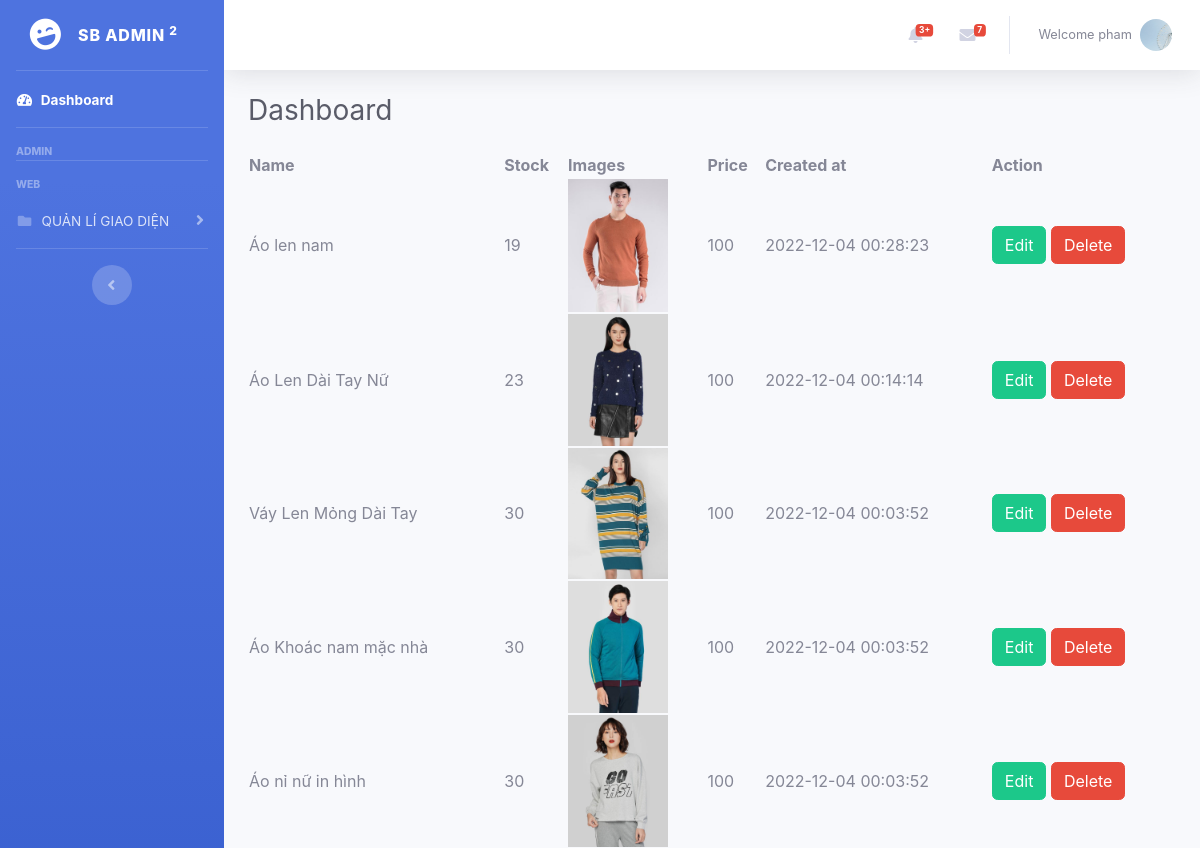
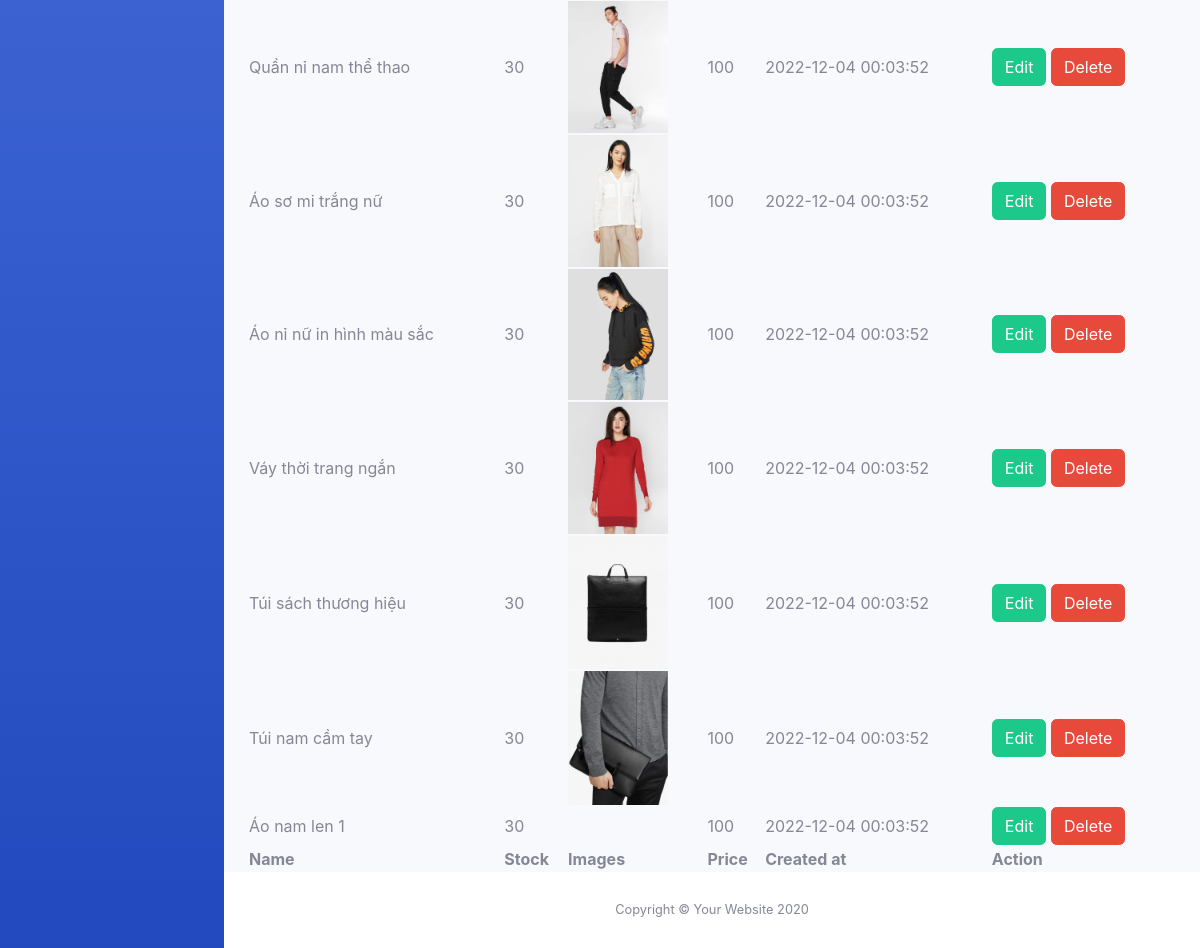
/resource/view/pages/main/manage-inventory.php (signed in), run on an earlier commit of the app's database (2 pictures, top to bottom).
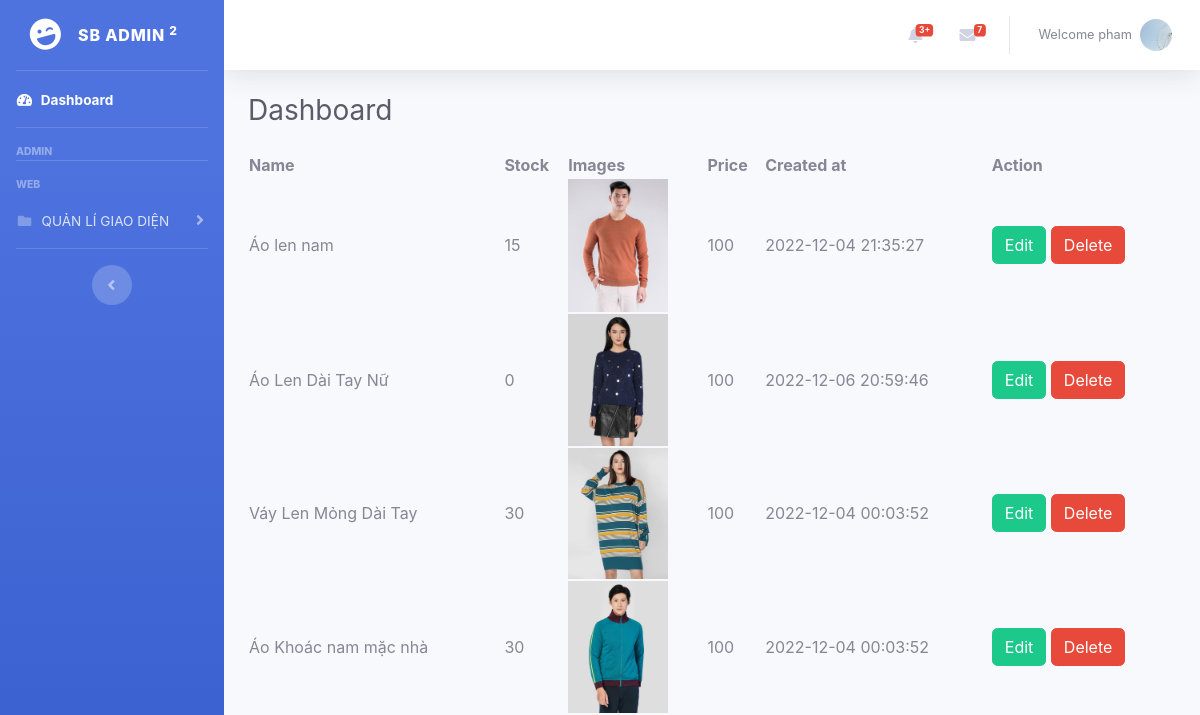
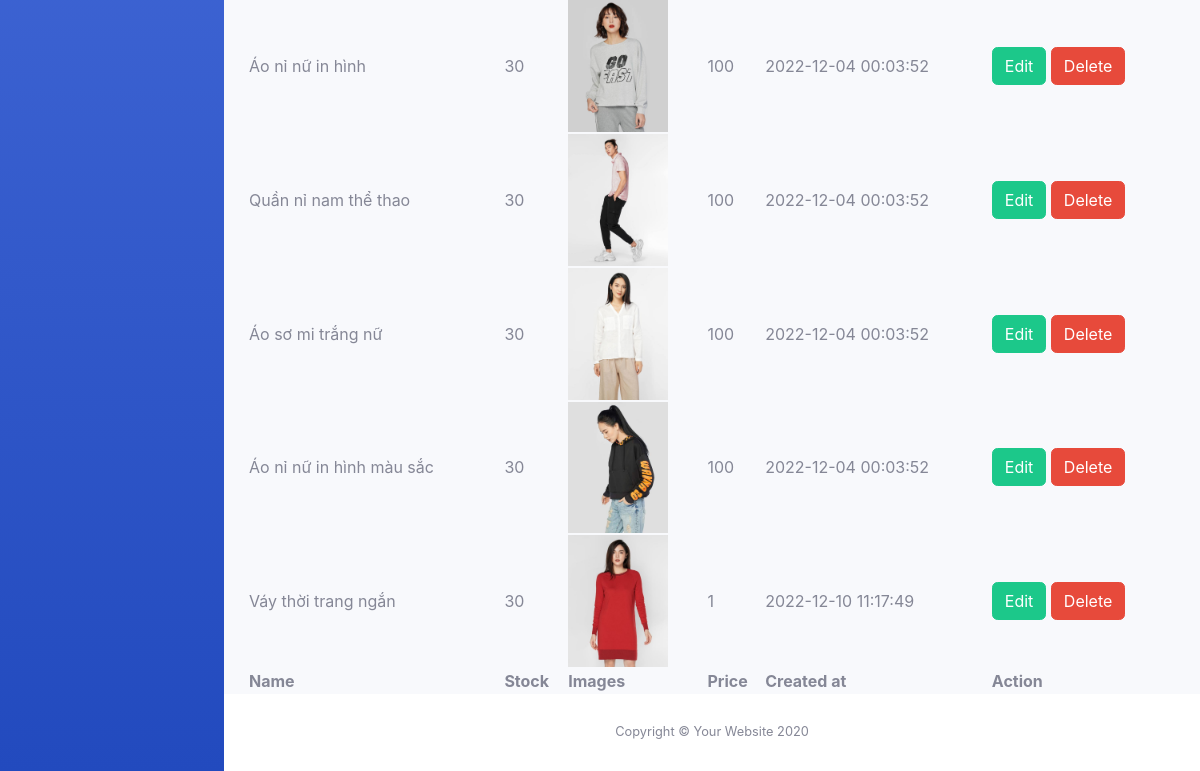
And on a later commit of the database (2 pictures, top to bottom).
### tables this page shows
CREATE TABLE `users` (
  `id` int(11) NOT NULL,
  `images` varchar(255) NOT NULL,
  `lastname` varchar(255) NOT NULL,
  `firstname` varchar(255) NOT NULL,
  `email` varchar(255) NOT NULL,
  `password` varchar(255) NOT NULL,
  `created_at` datetime DEFAULT NULL,
  `active` tinyint(4) NOT NULL,
  `is_active` tinyint(4) NOT NULL,
  `status` int(11) NOT NULL,
  `role_id` int(11) NOT NULL,
  `phone` int(11) DEFAULT NULL,
  `address` varchar(255) NOT NULL
);

CREATE TABLE `inventory` (
  `id` int(11) NOT NULL,
  `name` varchar(255) NOT NULL,
  `stock` int(11) NOT NULL,
  `images` varchar(255) NOT NULL,
  `created_at` datetime DEFAULT NULL ON UPDATE current_timestamp(),
  `product_id` int(11) NOT NULL,
  `price` int(11) DEFAULT NULL
);

### function/function.php (called while the page is built, shortened)
<?php
function productInventory($sub_mark = "----")
{
  include '../../../../database/database.php';
  $sql = "SELECT * FROM products";
  $result = $conn->query($sql);
}

### resource/view/pages/main/manage-inventory.php (the view, shortened to what this page needs)
<?php
include '../../../../database/database.php';
include '../../../../function/function.php';
$sql = "SELECT * FROM inventory";
$result = $conn->query($sql);
?>
<!DOCTYPE html>
<html lang="en">
<head>
    <link rel="stylesheet" href="https://cdnjs.cloudflare.com/ajax/libs/font-awesome/5.15.1/css/all.min.css" />
    <link href="../../../../public/backend/assets/css/sb-admin-2.min.css" rel="stylesheet">
    <link rel="stylesheet" href="https://cdn.datatables.net/1.11.3/css/jquery.dataTables.min.css">
    <link rel="stylesheet" href="https://cdn.datatables.net/buttons/2.1.0/css/buttons.dataTables.min.css">
</head>
<body id="page-top">
    <div id="wrapper">
        <?php include '../../partial/sideBar.php'; ?>
        <div id="content-wrapper" class="d-flex flex-column">
            <div id="content">
                <?php include '../../partial/topBar.php'; ?>
                <div class="container-fluid">
                    <div class="d-sm-flex align-items-center justify-content-between mb-4">
                        <h1 class="h3 mb-0 text-gray-800">Dashboard</h1>
                    </div>
                                                <?php
                                                echo productInventory();
                                                ?>
                    <table id="example" class="display nowrap" style="width:100%">
                        <thead>
                            <tr>
                                <th>Name</th>
                                <th>Stock</th>
                                <th>Images</th>
                                <th>Price</th>
                                <th>Created at</th>
                                <th>Action</th>
                            </tr>
                        </thead>
                        <tbody>
                            <?php
                            if ($result->num_rows > 0) {
                                while ($row = $result->fetch_assoc()) {
                            ?>
                                    <tr>
                                        <td><?php echo $row['name']; ?></td>
                                        <td><?php echo $row['stock']; ?></td>
                                        <td class="imgProductBtn text-left"><img src="<?php if ($row['images']) {
                                                                                            echo $row['images'];
                                                                                        } else {
                                                                                            echo '../../../../public/backend/assets/images/defaultImages.png';
                                                                                        } ?>" width="100" alt="">
                                        <td><?php echo $row['price']; ?></td>
                                        <td><?php echo $row['created_at']; ?></td>
                                        <td>
                                            <button type="button" data-toggle="modal" class="btn btn-success editInventoryBtn" data-target="#editInventory">Edit</button>
                                            <button type="button" data-toggle="modal" class="btn btn-danger deleteInventoryBtn" data-target="#deleteInventory">Delete</button>
                                        </td>
                                    </tr>
                            <?php
                                }
                            } else {
                                echo "0 results";
                            }
                            ?>
                        </tbody>
                        <tfoot>
                            <tr>
                                <th>Name</th>
                                <th>Stock</th>
                                <th>Images</th>
                                <th>Price</th>
                                <th>Created at</th>
                                <th>Action</th>
                            </tr>
                        </tfoot>
                    </table>
                </div>
            </div>
            <?php include '../../partial/footer.php'; ?>
        </div>
</body>
</html>

### resource/view/partial/sideBar.php (shortened to what this page needs)
<ul class="navbar-nav bg-gradient-primary sidebar sidebar-dark accordion" id="accordionSidebar">
            <a class="sidebar-brand d-flex align-items-center justify-content-center" href="../main/index.php">
                <div class="sidebar-brand-icon rotate-n-15">
                    <i class="fas fa-laugh-wink"></i>
                </div>
                <div class="sidebar-brand-text mx-3">SB Admin <sup>2</sup></div>
            </a>
            <hr class="sidebar-divider my-0">
            <li class="nav-item active">
                <a class="nav-link" href="index.php">
                    <i class="fas fa-fw fa-tachometer-alt"></i>
                    <span>Dashboard</span></a>
            </li>
            <hr class="sidebar-divider">
            <div class="sidebar-heading">
                Admin
            </div>
            <hr class="sidebar-divider">
            <div class="sidebar-heading">
                Web
            </div>
            <li class="nav-item">
                <a class="nav-link collapsed" href="#" data-toggle="collapse" data-target="#collapsePages"
                    aria-expanded="true" aria-controls="collapsePages">
                    <i class="fas fa-fw fa-folder"></i>
                    <span>QUẢN LÍ GIAO DIỆN</span>
                </a>
            </li>
            <hr class="sidebar-divider d-none d-md-block">
            <div class="text-center d-none d-md-inline">
                <button class="rounded-circle border-0" id="sidebarToggle"></button>
            </div>
        </ul>

### resource/view/partial/topBar.php (shortened to what this page needs)
<nav class="navbar navbar-expand navbar-light bg-white topbar mb-4 static-top shadow">
<ul class="navbar-nav ml-auto">
    <li class="nav-item dropdown no-arrow mx-1">
        <a class="nav-link dropdown-toggle" href="#" id="alertsDropdown" role="button"
            data-toggle="dropdown" aria-haspopup="true" aria-expanded="false">
            <span class="badge badge-danger badge-counter">3+</span>
        </a>
    </li>
    <li class="nav-item dropdown no-arrow mx-1">
        <a class="nav-link dropdown-toggle" href="#" id="messagesDropdown" role="button"
            data-toggle="dropdown" aria-haspopup="true" aria-expanded="false">
            <i class="fas fa-envelope fa-fw"></i>
            <span class="badge badge-danger badge-counter">7</span>
        </a>
    </li>
    <li class="nav-item dropdown no-arrow">
        <a class="nav-link dropdown-toggle" href="#" id="userDropdown" role="button"
            data-toggle="dropdown" aria-haspopup="true" aria-expanded="false">
            <span class="mr-2 d-none d-lg-inline text-gray-600 small"><?php
            $id = $_SESSION["user"]["id"];
            $query = mysqli_query($conn, "SELECT * FROM users WHERE id = '$id' ");
            $user = $query->fetch_assoc();
            echo "Welcome " . $user['firstname'];
            ?>
            </span>
            <img class="img-profile rounded-circle"
                src="
                <?php if ($user['images']) {
                echo $user['images'];
                } else {
                echo '../../../../public/backend/assets/images/defaultImages.png';
                }
                ?>">
        </a>
    </li>
</ul>
</nav>

### resource/view/partial/footer.php (shortened to what this page needs)
<footer class="sticky-footer bg-white">
               <div class="container my-auto">
                   <div class="copyright text-center my-auto">
                       <span>Copyright &copy; Your Website 2020</span>
                   </div>
               </div>
           </footer>
   </div>

What changed in the data, as far as the page shows it:
removed inventory: name "Túi sách thương hiệu", stock "30", images (picture), price "100", created_at "2022-12-04 00:03:52"
removed inventory: name "Túi nam cầm tay", stock "30", images (picture), price "100", created_at "2022-12-04 00:03:52"
removed inventory: name "Áo nam len 1", stock "30", price "100", created_at "2022-12-04 00:03:52"
changed inventory "Áo len nam": stock "19" → "15"; created_at "2022-12-04 00:28:23" → "2022-12-04 21:35:27"
changed inventory "Áo Len Dài Tay Nữ": stock "23" → "0"; created_at "2022-12-04 00:14:14" → "2022-12-06 20:59:46"
changed inventory "Váy thời trang ngắn": price "100" → "1"; created_at "2022-12-04 00:03:52" → "2022-12-10 11:17:49"
